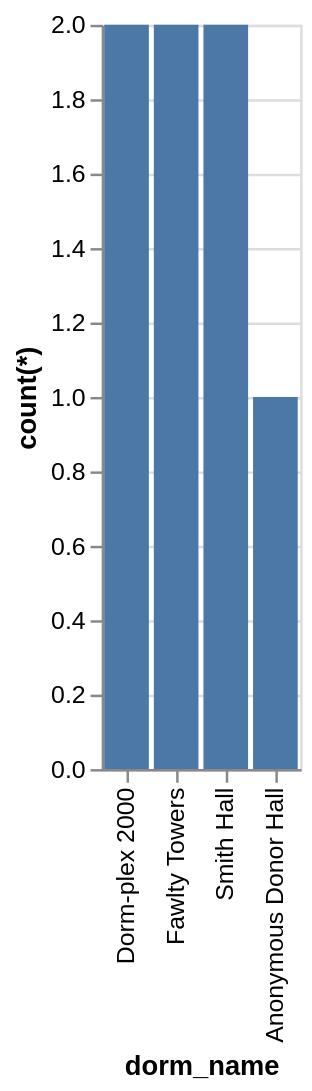

The Vega-Lite source for this figure:
### Vega-Lite specification from a JSON file in a GitHub repository (floating-point values rounded to 4 significant figures)
{"data": {"values": [{"x_data": "Anonymous Donor Hall", "y_data": 1}, {"x_data": "Dorm-plex 2000", "y_data": 2}, {"x_data": "Fawlty Towers", "y_data": 2}, {"x_data": "Smith Hall", "y_data": 2}]}, "mark": "bar", "encoding": {"x": {"field": "x_data", "type": "nominal", "title": "dorm_name", "sort": {"op": "sum", "field": "y_data", "order": "descending"}}, "y": {"field": "y_data", "type": "quantitative", "title": "count(*)"}}}
